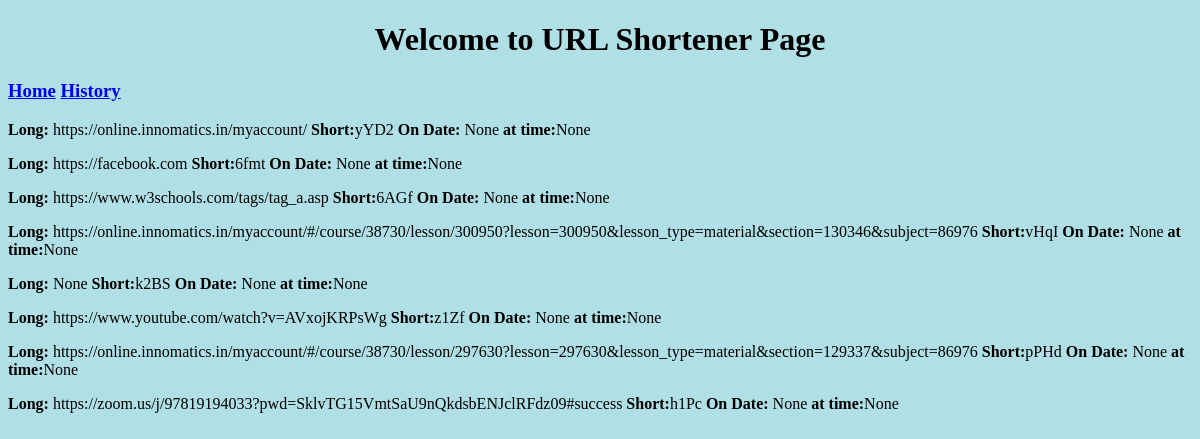
Before: /history with the older database file.
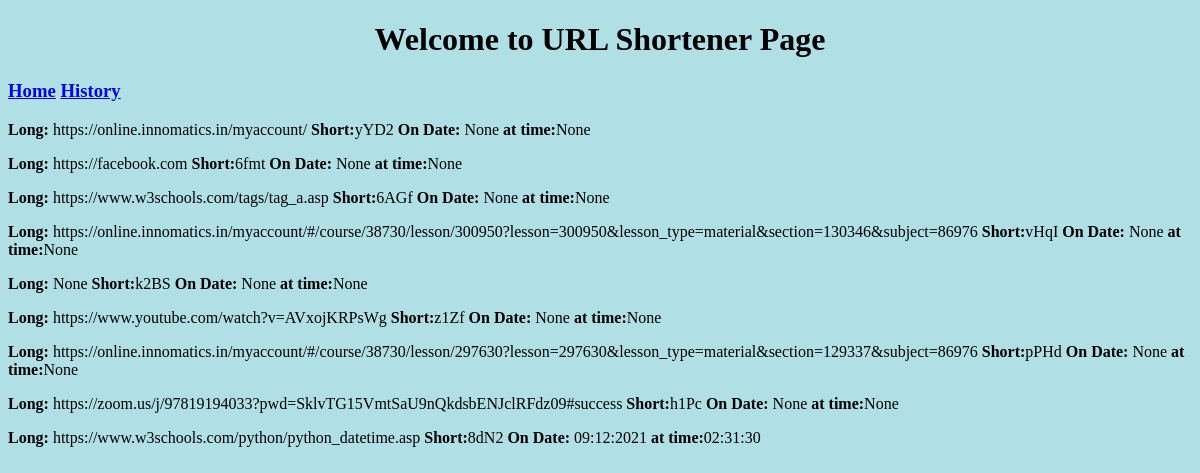
After: the same page with the newer database file.
### app.py (models this page shows, shortened)
class Urls(db.Model):
    __tablename__ = "url_table"
    id_ = db.Column("id_", db.Integer, primary_key=True)
    long = db.Column("long", db.String())
    short = db.Column("short", db.String(10))
    date= db.Column("date",db.String())
    time=db.Column("time",db.String())

### app.py (the view)
@app.route('/history')
def display_all():
    return render_template('history.html', vals=Urls.query.all())

### templates/history.html (shortened to what this page needs)
{% extends "base.html" %}
{% block content %}
    {% for url in vals %}
        <p><strong>Long:</strong> {{url.long}}  <strong>Short:</strong>{{url.short}} <strong>On Date:</strong> {{url.date}}  <strong>at time:</strong>{{url.time}} </p>
    {% endfor %}
{% endblock %}

### templates/base.html (shortened to what this page needs)
<!doctype html>
<html lang="en">
</head>
<body style="background-color:powderblue;">
    <center><h1>Welcome to URL Shortener Page</h1></center>
    <h3><a href ='/'> Home</a>
    <a href ='/history'> History</a></h3>
        {% block content%}
        {% endblock %}
  </body>
</body>
</html>

Changed rows visible on the page:
added Urls: long "https://www.w3schools.com/python/python_datetime.asp", short "8dN2", date "09:12:2021", time "02:31:30"
